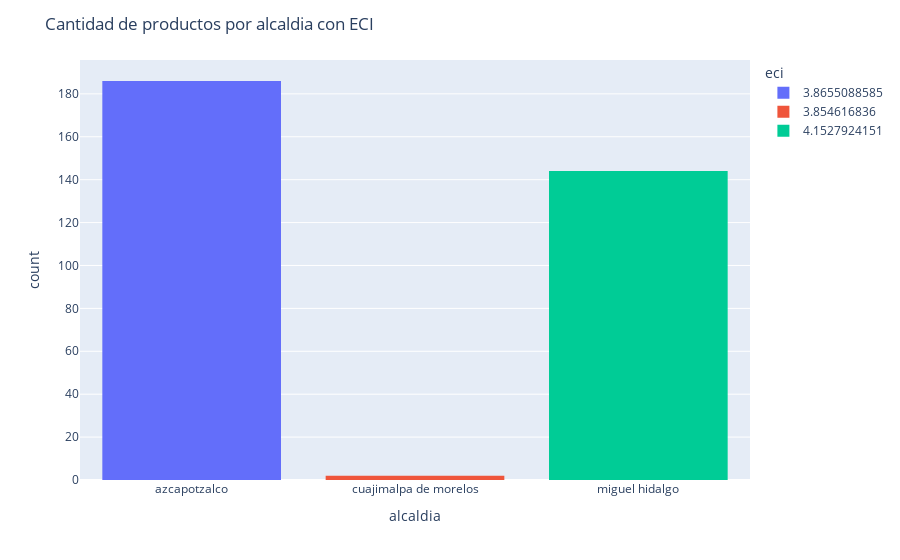

The notebook cell saved with this chart:
### Code cell
fig = px.histogram(df, x='alcaldia', color='eci')
fig.update_layout(
    title=dict(
        text='Cantidad de productos por alcaldia con ECI'
    )
)
fig.show()

### Figure 1 — Plotly figure (JSON) as saved in the notebook; plotly's stock layout.template omitted (floating-point values rounded to 4 significant figures; data arrays with more than 128 entries replaced by an {"elided": "..."} marker saying what was removed)
{"data": [{"alignmentgroup": "True", "bingroup": "x", "hovertemplate": "eci=3.8655088585<br>alcaldia=%{x}<br>count=%{y}<extra></extra>", "legendgroup": "3.8655088585", "marker": {"color": "#636efa"}, "name": "3.8655088585", "offsetgroup": "3.8655088585", "orientation": "v", "showlegend": true, "type": "histogram", "x": {"elided": "186 str values"}, "xaxis": "x", "yaxis": "y"}, {"alignmentgroup": "True", "bingroup": "x", "hovertemplate": "eci=3.854616836<br>alcaldia=%{x}<br>count=%{y}<extra></extra>", "legendgroup": "3.854616836", "marker": {"color": "#EF553B"}, "name": "3.854616836", "offsetgroup": "3.854616836", "orientation": "v", "showlegend": true, "type": "histogram", "x": ["cuajimalpa de morelos", "cuajimalpa de morelos"], "xaxis": "x", "yaxis": "y"}, {"alignmentgroup": "True", "bingroup": "x", "hovertemplate": "eci=4.1527924151<br>alcaldia=%{x}<br>count=%{y}<extra></extra>", "legendgroup": "4.1527924151", "marker": {"color": "#00cc96"}, "name": "4.1527924151", "offsetgroup": "4.1527924151", "orientation": "v", "showlegend": true, "type": "histogram", "x": {"elided": "144 str values"}, "xaxis": "x", "yaxis": "y"}], "layout": {"barmode": "relative", "legend": {"title": {"text": "eci"}, "tracegroupgap": 0}, "margin": {"t": 60}, "title": {"text": "Cantidad de productos por alcaldia con ECI"}, "xaxis": {"anchor": "y", "domain": [0, 1], "title": {"text": "alcaldia"}}, "yaxis": {"anchor": "x", "domain": [0, 1], "title": {"text": "count"}}}}
